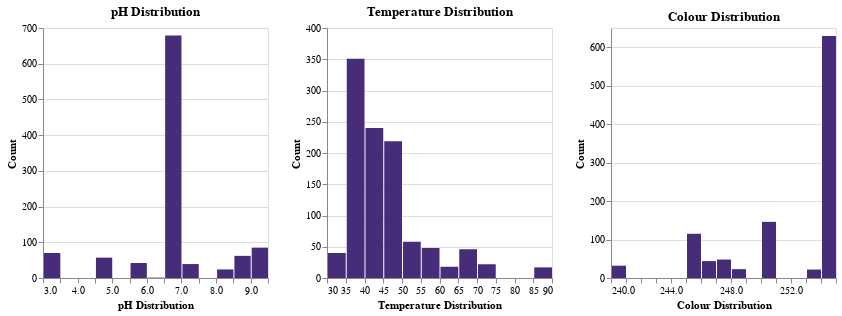

The code cell stored with this chart in its notebook:
### Markdown cell above
---

### Code cell
numerical_features = ['pH', 'Temperature', 'Colour']

charts = []

for feature in numerical_features:
    chart = alt.Chart(full_milk).mark_bar(color='#472c7a'
                                         ).encode(
        x=alt.X(feature, bin=alt.Bin(maxbins=20), title=f"{feature} Distribution"),
        y=alt.Y('count()', title='Count'),
    ).properties(
        title=f"{feature} Distribution",
        width=225,
        height=250
    )
    charts.append(chart)

horizontal_charts = alt.hconcat(*charts)

horizontal_charts.display()

### Figure 1 — Vega-Lite specification as saved in the notebook (floating-point values rounded to 4 significant figures; data arrays with more than 128 entries replaced by an {"elided": "..."} marker saying what was removed)
{"config": {"view": {"continuousWidth": 300, "continuousHeight": 300}}, "hconcat": [{"mark": {"type": "bar", "color": "#472c7a"}, "encoding": {"x": {"bin": {"maxbins": 20}, "field": "pH", "title": "pH Distribution", "type": "quantitative"}, "y": {"aggregate": "count", "title": "Count", "type": "quantitative"}}, "height": 250, "title": "pH Distribution", "width": 225}, {"mark": {"type": "bar", "color": "#472c7a"}, "encoding": {"x": {"bin": {"maxbins": 20}, "field": "Temperature", "title": "Temperature Distribution", "type": "quantitative"}, "y": {"aggregate": "count", "title": "Count", "type": "quantitative"}}, "height": 250, "title": "Temperature Distribution", "width": 225}, {"mark": {"type": "bar", "color": "#472c7a"}, "encoding": {"x": {"bin": {"maxbins": 20}, "field": "Colour", "title": "Colour Distribution", "type": "quantitative"}, "y": {"aggregate": "count", "title": "Count", "type": "quantitative"}}, "height": 250, "title": "Colour Distribution", "width": 225}], "data": {"name": "data-cd0fed852ad605233c99191056f04cfa"}, "$schema": "https://vega.github.io/schema/vega-lite/v5.20.1.json", "datasets": {"data-cd0fed852ad605233c99191056f04cfa": {"elided": "1059 records"}}}
